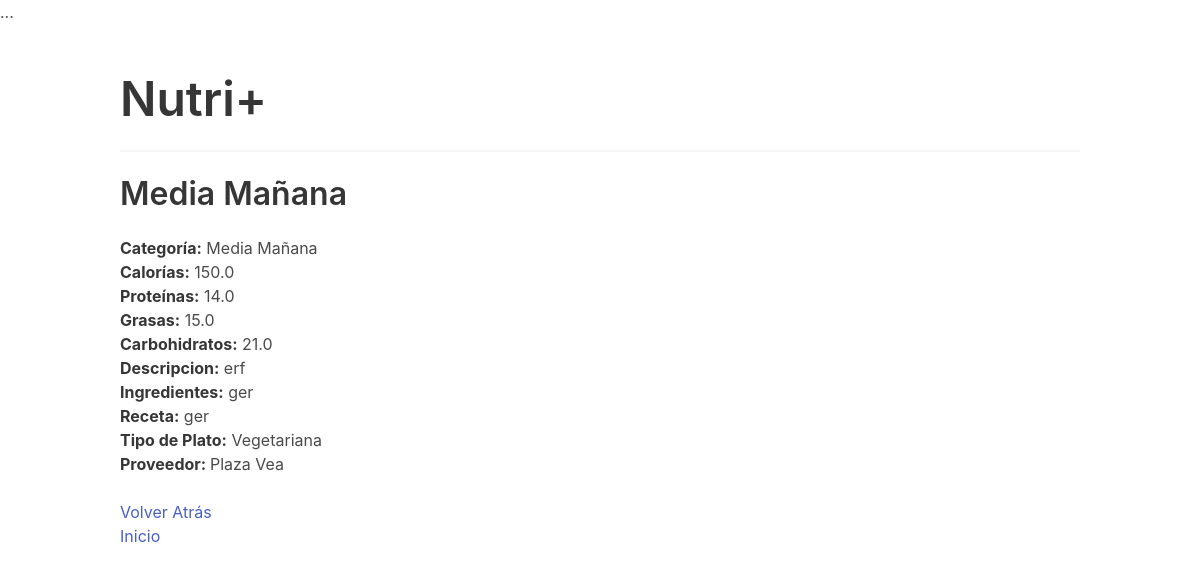
Page /platos/3 on the committed database.
### main/models.py (models this page shows, shortened)
class Plato(models.Model):
    categoria = models.ForeignKey('Categoria', on_delete=models.SET_NULL, null=True)
    proveedor = models.ForeignKey('Proveedor', on_delete=models.SET_NULL, null=True)
    nombre = models.CharField(max_length=20)
    ingredientes = models.TextField(blank=True, null=True)
    descripcion = models.TextField()
    receta = models.TextField()
    calorias = models.FloatField(null=True)
    proteinas = models.FloatField(null=True)
    grasas = models.FloatField(null=True)
    carbos = models.FloatField(null=True)
    image = models.ImageField(upload_to="platos", null=True, blank=True)
    alimentacion = models.FloatField(choices=ALIMENTACION_CHOICES, null=True)

class Categoria(models.Model):
    codigo = models.CharField(max_length=4)
    nombre = models.CharField(max_length=50)
    descripcion = models.CharField(max_length=200)
    def __str__(self):
        return self.nombre

class Proveedor(models.Model):
    nombre = models.CharField(max_length=50)
    link = models.CharField(max_length=50)
    def __str__(self):
        return self.nombre

### main/views.py (the view)
# urls.py: path('platos/<int:pk>', views.PlatoDetailView.as_view(), name='plato-detail'),
class PlatoDetailView(DetailView):
  model = Plato
  template_name = "main/plato_detail.html"

### main/templates/main/plato_detail.html (shortened to what this page needs)
{% extends "base.html" %}
{% block content %}
    <h1 class="title">{{ object.nombre }}</h1>
    <ul>
      <li><strong>Categoría:</strong> {{ object.categoria }}  </li>
      <li><strong>Calorías:</strong> {{ object.calorias }}  </li>
      <li><strong>Proteínas:</strong> {{ object.proteinas }}  </li>
      <li><strong>Grasas:</strong> {{ object.grasas }}  </li>
      <li><strong>Carbohidratos:</strong> {{ object.carbos }}  </li>
      <li><strong>Descripcion:</strong> {{ object.descripcion }}</li>
      <li><strong>Ingredientes:</strong> {{ object.ingredientes }}</li>
      <li><strong>Receta:</strong> {{ object.receta }}</li>
      <li><strong>Tipo de Plato:</strong> {{ object.get_alimentacion_display }}</li>
      <li><strong>Proveedor: </strong>{{object.proveedor}}</a></li>
    </ul>
    <ul>
      <a href="javascript:history.back()"> Volver Atrás</a>
      <li><a href="{% url 'home' %}">Inicio</a></li>
    </ul>
{% endblock %}

### rows in the picture
Plato: nombre "Media Mañana", categoria "Media Mañana", calorias "150.0", proteinas "14.0", grasas "15.0", carbos "21.0", descripcion "erf", ingredientes "ger", receta "ger", alimentacion "Vegetariana", proveedor "Plaza Vea"
